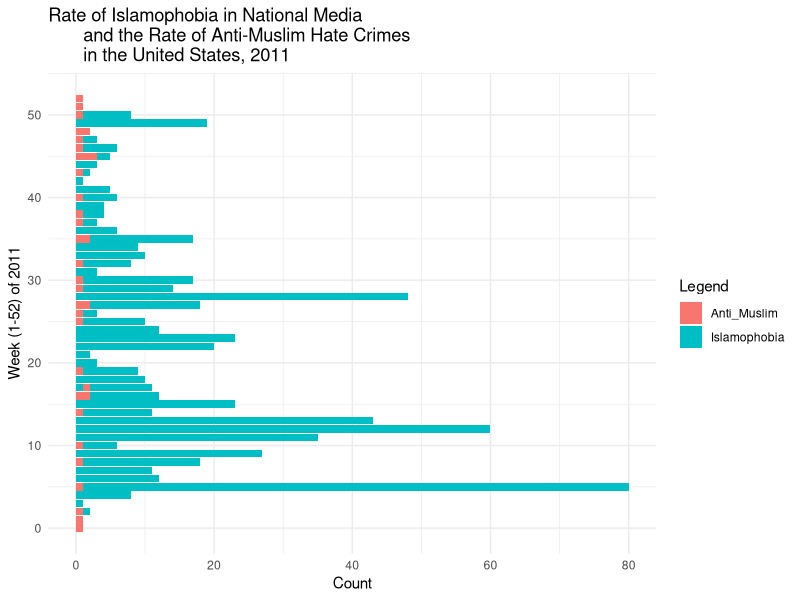
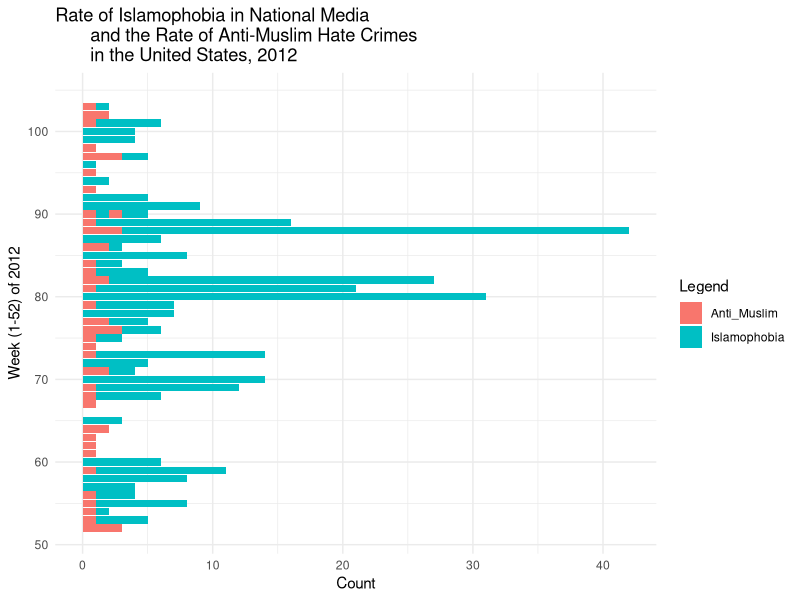
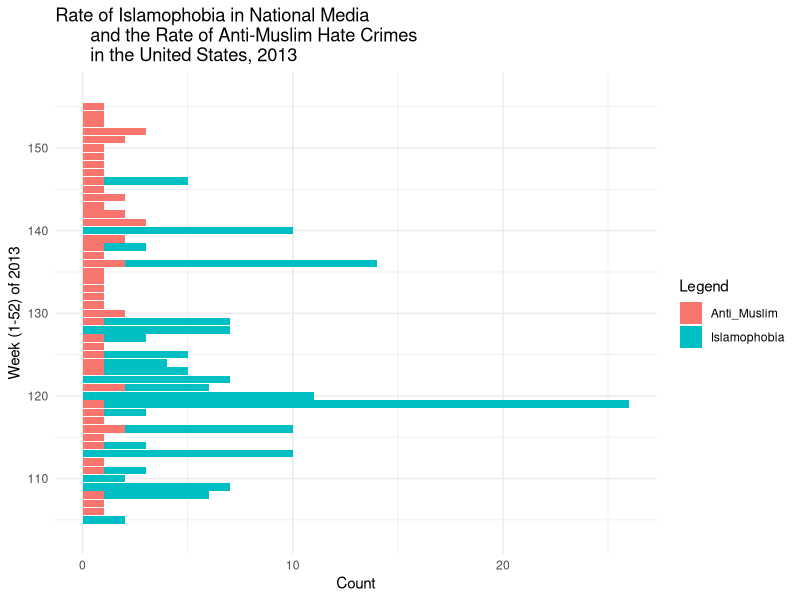
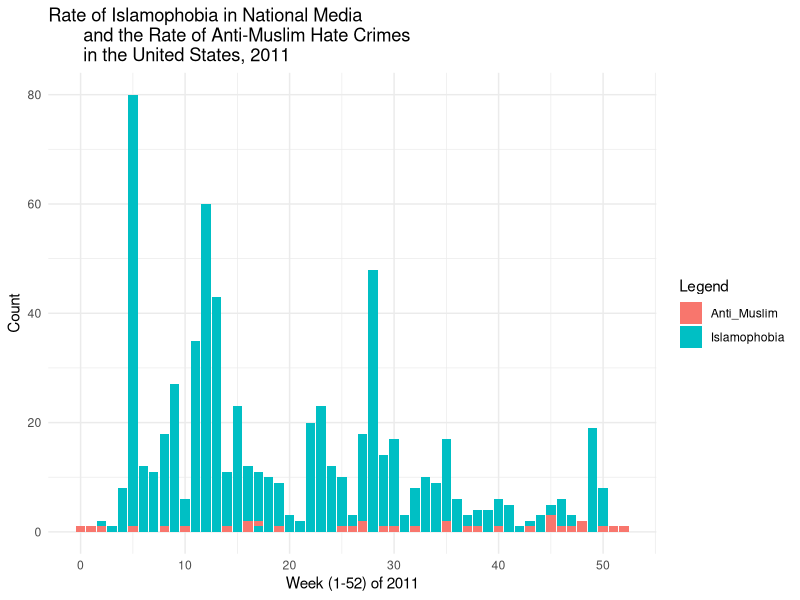
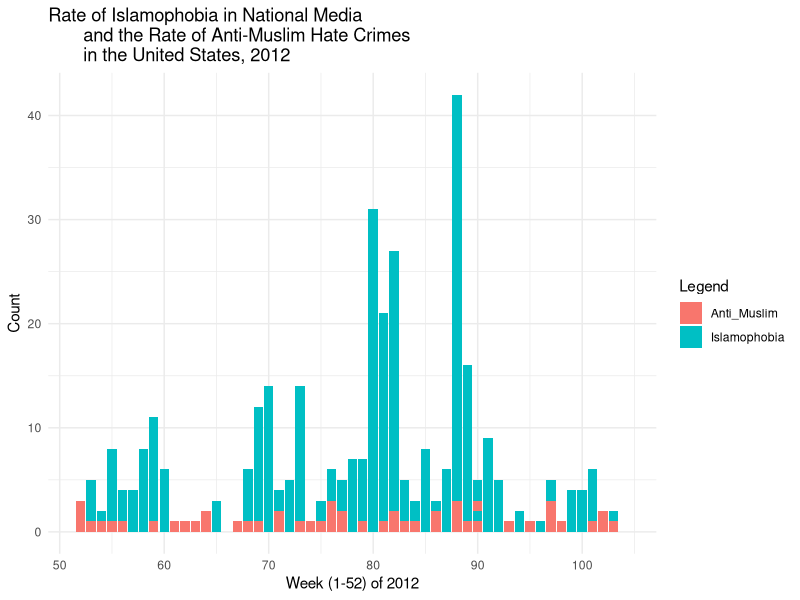
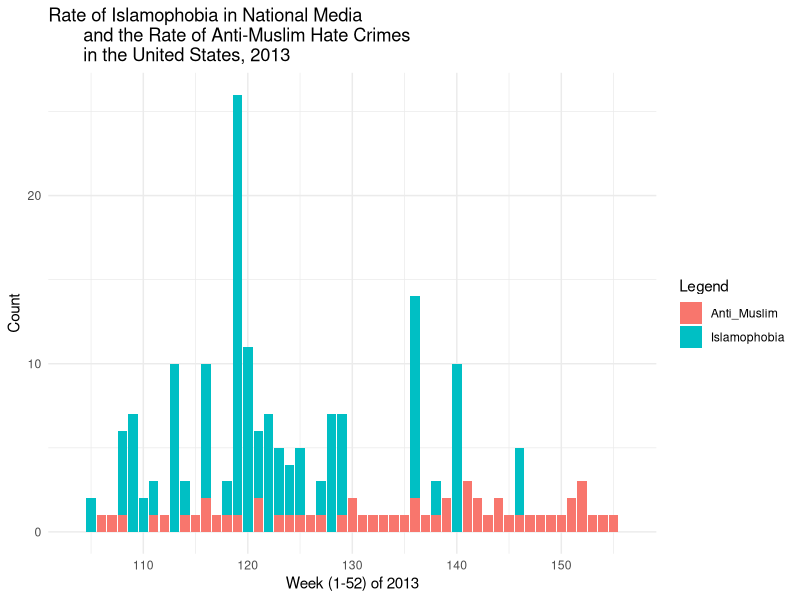
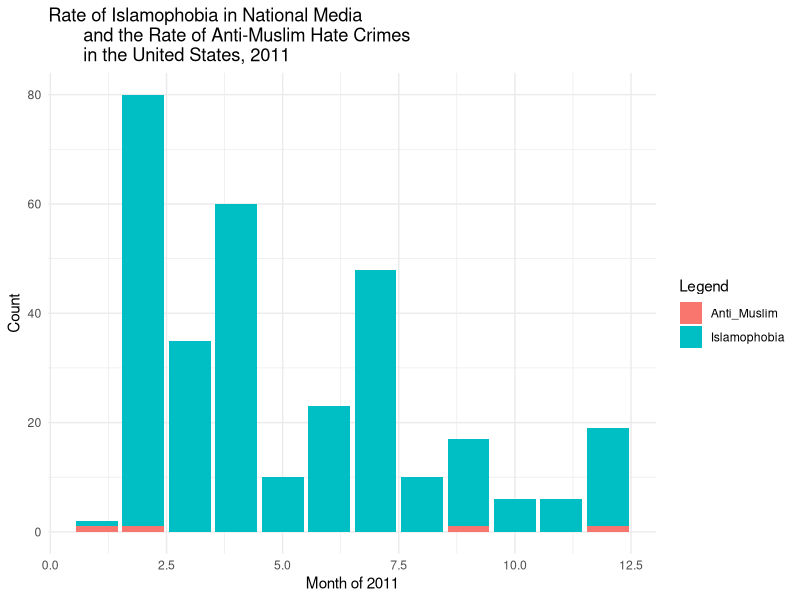
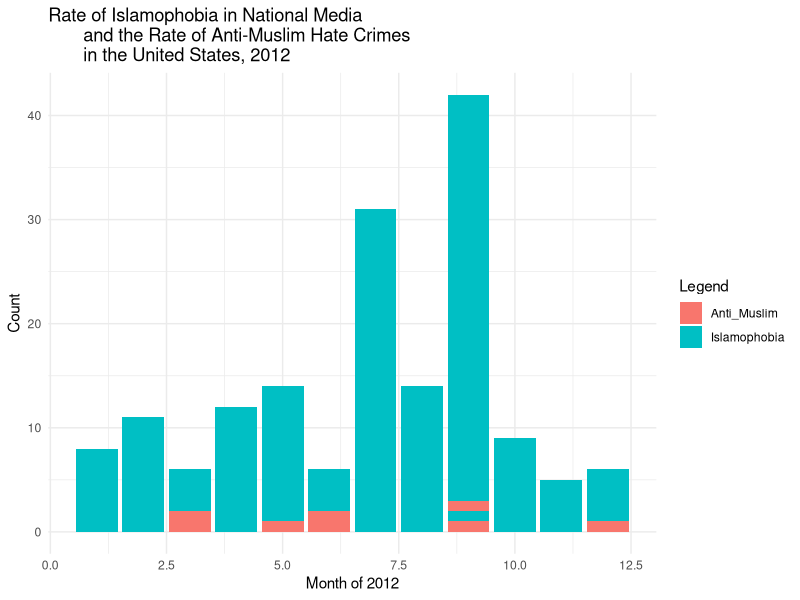

Reproduce these figures in R, in order.
## ---- chunk 1
knitr::opts_chunk$set(echo = TRUE, out.width='1000px', dpi=200)

library(tidyverse)
library(lubridate)



## ---- chunk 2

#Tidying different data sets

new_join <- read_csv("new_join.csv")

new_new_join <- gather(new_join, key = type, value = count, Islamophobia, Anti_Muslim) #Creating "type" variable to plot both sets of data in one visualization

weeks <- new_new_join %>%  #Grouping by week
  mutate(week = (year(newdate) - year(min(newdate)))*52 + 
                 week(newdate) - week(min(newdate)),
               week2 = (as.numeric(newdate) %/% 7) 
         - (as.numeric(min(newdate)) %/% 7)) %>%
  arrange(newdate)

join_2011 <- filter(weeks, Year == "2011") #Filtering by year from grouped weeks data
join_2012 <- filter(weeks, Year == "2012")
join_2013 <- filter(weeks, Year == "2013")


new_join_month1 <- join_2011 %>% mutate(Month = month(newdate))
new_join_month2 <- join_2012 %>% mutate(Month = month(newdate))
new_join_month3 <- join_2013 %>% mutate(Month = month(newdate))

## ---- chunk 3

#Bar chart with coordinates flipped, by week

ggplot(data = join_2011, aes(x=week, y=count, fill=type), group=type) + 
  geom_bar(stat = "identity", position = "identity") +
coord_flip() +
  theme_minimal() +
  labs(title = "Rate of Islamophobia in National Media 
       and the Rate of Anti-Muslim Hate Crimes 
       in the United States, 2011", x = "Week (1-52) of 2011", y = "Count") + 
  scale_fill_discrete(name="Legend")

ggplot(data = join_2012, aes(x=week, y=count, fill=type), group=type) + 
  geom_bar(stat = "identity", position = "identity") +
  coord_flip() +
  theme_minimal() +
  labs(title = "Rate of Islamophobia in National Media 
       and the Rate of Anti-Muslim Hate Crimes 
       in the United States, 2012", x = "Week (1-52) of 2012", y = "Count") + 
  scale_fill_discrete(name="Legend")

ggplot(data = join_2013, aes(x=week, y=count, fill=type), group=type) + 
  geom_bar(stat = "identity", position = "identity") +
  coord_flip() +
  theme_minimal() +
  labs(title = "Rate of Islamophobia in National Media 
       and the Rate of Anti-Muslim Hate Crimes 
       in the United States, 2013", x = "Week (1-52) of 2013", y = "Count") + 
  scale_fill_discrete(name="Legend")
## ---- chunk 4

#Regular bar chart, grouped by week

ggplot(data = join_2011, aes(x=week, y=count, fill=type), group=type) + 
  geom_bar(stat = "identity", position = "identity") +
  theme_minimal() +
  labs(title = "Rate of Islamophobia in National Media 
       and the Rate of Anti-Muslim Hate Crimes 
       in the United States, 2011", x = "Week (1-52) of 2011", y = "Count") + 
  scale_fill_discrete(name="Legend")

ggplot(data = join_2012, aes(x=week, y=count, fill=type), group=type) + 
  geom_bar(stat = "identity", position = "identity") +
  theme_minimal() +
  labs(title = "Rate of Islamophobia in National Media 
       and the Rate of Anti-Muslim Hate Crimes 
       in the United States, 2012", x = "Week (1-52) of 2012", y = "Count") + 
  scale_fill_discrete(name="Legend")

ggplot(data = join_2013, aes(x=week, y=count, fill=type), group=type) + 
  geom_bar(stat = "identity", position = "identity") +
  theme_minimal() +
  labs(title = "Rate of Islamophobia in National Media 
       and the Rate of Anti-Muslim Hate Crimes 
       in the United States, 2013", x = "Week (1-52) of 2013", y = "Count") + 
  scale_fill_discrete(name="Legend")

## ---- chunk 5

ggplot(data = new_join_month1, aes(x=Month, y=count, fill=type), group=type) + 
  geom_bar(stat = "identity", position = "identity") +
  theme_minimal() +
  labs(title = "Rate of Islamophobia in National Media 
       and the Rate of Anti-Muslim Hate Crimes 
       in the United States, 2011", x = "Month of 2011", y = "Count") + 
  scale_fill_discrete(name="Legend")

ggplot(data = new_join_month2, aes(x=Month, y=count, fill=type), group=type) + 
  geom_bar(stat = "identity", position = "identity") +
  theme_minimal() +
  labs(title = "Rate of Islamophobia in National Media 
       and the Rate of Anti-Muslim Hate Crimes 
       in the United States, 2012", x = "Month of 2012", y = "Count") + 
  scale_fill_discrete(name="Legend")

ggplot(data = new_join_month3, aes(x=Month, y=count, fill=type), group=type) + 
  geom_bar(stat = "identity", position = "identity") +
  theme_minimal() +
  labs(title = "Rate of Islamophobia in National Media 
       and the Rate of Anti-Muslim Hate Crimes 
       in the United States, 2013", x = "Month of 2013", y = "Count") + 
  scale_fill_discrete(name="Legend")
## ---- chunk 6

#This a line plot grouped by DAY

ggplot(data = join_2011, aes(x=newdate, y=count, col=type, fill=type)) + geom_line() +
  scale_x_date(date_labels = "%b %d") + xlab("") + ylab("Count")

ggplot(data = join_2012, aes(x=newdate, y=count, col=type)) + geom_line() +
  scale_x_date(date_labels = "%b %d") + xlab("") + ylab("Count")

ggplot(data = join_2013, aes(x=newdate, y=count, col=type)) + geom_line() +
  scale_x_date(date_labels = "%b %d") + xlab("") + ylab("Count")
## ---- chunk 7

#Grouped by WEEK

ggplot(data = join_2011, aes(x=week, y=count, col=type)) + geom_line() 

ggplot(data = join_2012, aes(x=week, y=count, col=type)) + geom_line() 

ggplot(data = join_2013, aes(x=week, y=count, col=type)) + geom_line() 

## ---- chunk 8

join_2011$type <- as.factor(join_2011$type)
join_2011$type = factor(join_2011$type,levels(join_2011$type)[c(2,1)])

join_2012$type <- as.factor(join_2012$type)
join_2012$type = factor(join_2012$type,levels(join_2012$type)[c(2,1)])

join_2013$type <- as.factor(join_2013$type)
join_2013$type = factor(join_2013$type,levels(join_2013$type)[c(2,1)])

ggplot(data = join_2011, aes(x=newdate, y=count, col=type, fill=type, alpha=.3)) + geom_density(stat = "identity") + theme_minimal() + scale_fill_manual(values=c("#bfd0e0", "#027aca")) + scale_color_manual(values=c("#bfd0e0", "#027aca"))

ggplot(data = join_2012, aes(x=newdate, y=count, col=type, fill=type, alpha=.3)) + geom_density(stat = "identity") + theme_minimal() + scale_fill_manual(values=c("#bfd0e0", "#027aca"), name="",
                         labels=c("Islamophobia in media", "Anti-Muslim hate crimes")) + scale_color_manual(values=c("#bfd0e0", "#027aca"), guide=FALSE) + scale_alpha(guide=FALSE)

ggplot(data = join_2013, aes(x=newdate, y=count, col=type, fill=type, alpha=.3)) + geom_density(stat = "identity") + theme_minimal() + scale_fill_manual(values=c("#bfd0e0", "#027aca")) + scale_color_manual(values=c("#bfd0e0", "#027aca"))
## ---- chunk 9

weeks$type <- as.factor(weeks$type)
weeks$type = factor(weeks$type,levels(weeks$type)[c(2,1)])

ggplot(data = weeks, aes(x=week, y=count, col=type, fill=type, alpha=.3)) + geom_density(stat = "identity") + theme_minimal() + scale_fill_manual(values=c("#bfd0e0", "#027aca")) + scale_color_manual(values=c("#bfd0e0", "#027aca"))

